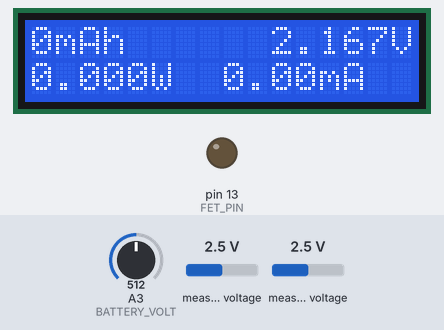
Recording of a sketch running on a simulated Arduino Uno, built with avr-gcc and run on an emulated ATmega328P. Shown: 16×2 character LCD, output pins drawn as LEDs (lit = HIGH). The test bench sets the inputs (shaded band); at power-on: A3 (BATTERY_VOLT) = 512, measured voltage 2.5 V.

Above: at 1.8 s.
1.9 s: A3 (BATTERY_VOLT) set to 306
At 2.7 s:
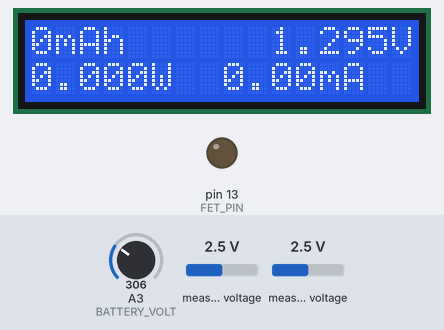
3.9 s: A3 (BATTERY_VOLT) set to 122
At 5.3 s:
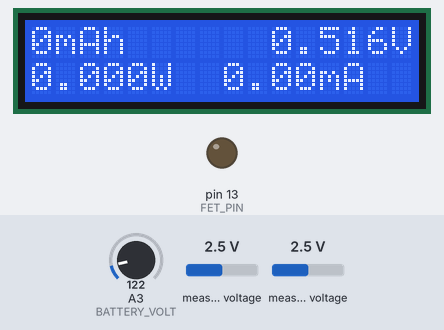
6.1 s: A3 (BATTERY_VOLT) set to 0
At 8.0 s:
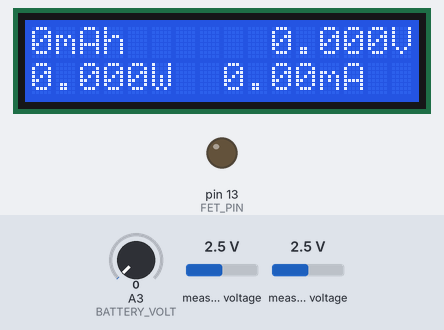
Timing chart, 0 to 9.5 s (numbered marks = the images above; inputs shaded):
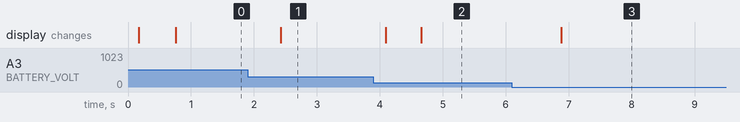

The sketch:

adc_try.ino
```cpp
#include <Wire.h>
#include <LiquidCrystal_I2C.h>
#include <Adafruit_ADS1015.h>

#define LCD_I2C_ADDRESS 0x3F

#define BATTERY_VOLT A3
#define FET_PIN      13

LiquidCrystal_I2C lcd(LCD_I2C_ADDRESS, 16, 2);
Adafruit_ADS1115 adc;

const unsigned long LcdDelay = 500;
unsigned long LcdTime = millis() + LcdDelay;
const unsigned long SerialDelay = 1000 * 15;
unsigned long SerialTime = millis() + SerialDelay;
const unsigned long AdcDelay = 500;
unsigned long AdcTime = millis() + AdcDelay;
const unsigned long CapacityDelay = 1000;
unsigned long CapacityTime = millis() + CapacityDelay;

int BRDisp = 0;

const float ref1v1 = 1.096;
const float ar_multi = 23000.0 / (23000.0+67930.0);
const float ref5v = ref1v1 / ar_multi;

int16_t adc0, adc1, adc2, adc3, adcdif23;
float multiplier = 0.015625F;

unsigned long prevMillis = 0;
unsigned long millisPassed = 0;

bool done = false;
bool discharge = false;
bool RChkDone = false;
float BattIR = 0.0;
float battery = 0.0;
float current = 0.0;
float mAh = 0.0;

void setup() {
  analogReference(INTERNAL);
  Serial.begin(115200);
  pinMode( FET_PIN, OUTPUT);
  digitalWrite( FET_PIN, LOW);
  delay(100);

  initLcd();
  initAdc();
}

void loop() {
  updateAdc();

  if ( battery > 2.8) {
    if ( discharge == false) {
      delay( 1000*5);
      digitalWrite( FET_PIN, HIGH);
      discharge = true;
    }
  } else if ( discharge == true) {
    digitalWrite( FET_PIN, LOW);
    done = true;
  }

  if ( CapacityTime < millis()) {
    if ( adcdif23 > 1.0 ) {
      millisPassed = millis() - prevMillis;
      current = float(adcdif23) * multiplier * 10.0;
      mAh += (current * millisPassed / 3600000.0);
      prevMillis = millis();
    } else {
      prevMillis = millis();
    }
    CapacityTime = millis() + CapacityDelay;
  }


  if ( RChkDone == false && adcdif23 > 1.0 && battery < 3.700 ) {
    float prev_battery = battery;
    unsigned long millisSkip = millis();

    current = float(adcdif23) * multiplier * 10.0;
    digitalWrite( FET_PIN, LOW);
    delay( 500);
    battery = 0.0;
    for ( int i = 0; i < 10; i++) {
      battery += analogRead(BATTERY_VOLT);
      delay(2);
    }
    battery /= 10.0;
    battery *= ref5v / 1024.0;
    BattIR = (( battery - prev_battery) / (current / 1000.0)) * 1000.0;
    RChkDone = true;
    digitalWrite( FET_PIN, HIGH);
    prevMillis += (millis() - millisSkip);
    delay(100);
  }

  updateLcd();
  updateSerial();

}

void updateAdc() {
  if (AdcTime < millis()) {
    battery = 0.0;
    for ( int i = 0; i < 10; i++) {
      battery += analogRead(BATTERY_VOLT);
      delay(2);
    }
    battery /= 10.0;
    battery *= ref5v / 1024.0;
    //    battery = (analogRead(BATTERY_VOLT) * ref5v)/1023;
    //    adc0 = adc.readADC_SingleEnded(0);
    //    adc1 = adc.readADC_SingleEnded(1);
    //    adc2 = adc.readADC_SingleEnded(2);
    //    adc3 = adc.readADC_SingleEnded(3);
    adcdif23 = adc.readADC_Differential_2_3();

    AdcTime = millis() + AdcDelay;
  }
}

void updateLcd() {
  if (LcdTime < millis()) {
    /*    lcd.setCursor(0, 0);
        lcd.print("       ");
        lcd.setCursor(0, 0);
        lcd.print(adc0 * multiplier, 3);
    */
    lcd.setCursor(0, 0);
    lcd.print("       ");
    lcd.setCursor(0, 0);
    if ( done == true || BattIR == 0.0 || BRDisp++ > 6) {
      lcd.print(mAh, 0);
      lcd.print( "mAh");
    } else {
      lcd.print(BattIR, 0);
      lcd.print("mOhm");
    }
    if (BRDisp == 11) BRDisp = 0;

    lcd.setCursor(8, 0);
    lcd.print("       ");
    lcd.setCursor(10, 0);
    lcd.print(battery, 3);
    lcd.print( "V");
    lcd.setCursor(0, 1);
    lcd.print("        ");
    lcd.setCursor(0, 1);
    //lcd.print(adcdif23 * multiplier, 3);
    if ( done == true ) {
      lcd.print(BattIR, 0);
      lcd.print("mOhm");
    } else {
      lcd.print((adcdif23 * multiplier * 10 / 1000) * battery, 3);
      lcd.print("W");
    }
    lcd.setCursor(8, 1);
    lcd.print("        ");
    lcd.setCursor(8, 1);
    lcd.print(adcdif23 * multiplier * 10, 2);
    lcd.print("mA");
    LcdTime = millis() + LcdDelay;
    /*
        lcd.setCursor(8, 1);
        lcd.print("        ");
        lcd.setCursor(8, 1);
        lcd.print(adc3 * multiplier, 3);
        LcdTime = millis() + LcdDelay;
    */
  }
}

void updateSerial() {
  if (SerialTime < millis()) {
    //    Serial.print(" Adc0 = ");
    Serial.print("$");
    Serial.print(int(battery * 1000));
    Serial.print(" ");
    Serial.print(int(mAh));
    Serial.print(" ");
    Serial.print(int(adcdif23 * multiplier * 10));
    //Serial.print(" ");
    //Serial.print(adc2*multiplier);
    Serial.println("; ");
    //Serial.println(adc3 * multiplier);
    SerialTime = millis() + SerialDelay;
  }
}

void initLcd() {
  lcd.init();
  lcd.backlight();
  lcd.print("ZwyC");
  delay(500);

}

void initAdc() {

  // The ADC input range (or gain) can be changed via the following
  // functions, but be careful never to exceed VDD +0.3V max, or to
  // exceed the upper and lower limits if you adjust the input range!
  // Setting these values incorrectly may destroy your ADC!
  //                                                                ADS1015  ADS1115
  //                                                                -------  -------
  //adc.setGain(GAIN_TWOTHIRDS);  // 2/3x gain +/- 6.144V  1 bit = 3mV      0.1875mV (default)
  //adc.setGain(GAIN_ONE);        // 1x gain   +/- 4.096V  1 bit = 2mV      0.125mV
  // adc.setGain(GAIN_TWO);        // 2x gain   +/- 2.048V  1 bit = 1mV      0.0625mV
  // adc.setGain(GAIN_FOUR);       // 4x gain   +/- 1.024V  1 bit = 0.5mV    0.03125mV
  adc.setGain(GAIN_EIGHT);      // 8x gain   +/- 0.512V  1 bit = 0.25mV   0.015625mV
  // adc.setGain(GAIN_SIXTEEN);    // 16x gain  +/- 0.256V  1 bit = 0.125mV  0.0078125mV

  adc.begin();
}
```

Measured:
- after the input at 1.9 s, the display: changes after 0.53 s (image 1)
- after the input at 3.9 s, the display: first changes after 0.20 s (image 2 shows a later state)
- after the input at 6.1 s, the display: changes after 0.78 s (image 3)
